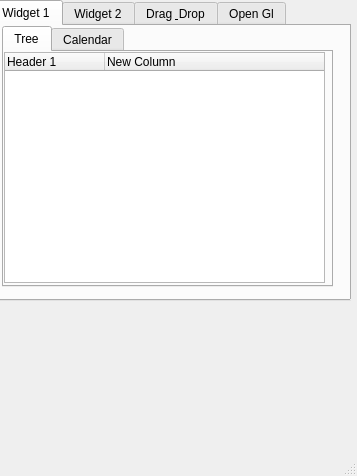
<?xml version="1.0" encoding="UTF-8"?>
<ui version="4.0">
 <class>MainWindow</class>
 <widget class="QMainWindow" name="MainWindow">
  <property name="geometry">
   <rect>
    <x>0</x>
    <y>0</y>
    <width>357</width>
    <height>476</height>
   </rect>
  </property>
  <property name="windowTitle">
   <string>MainWindow</string>
  </property>
  <widget class="QWidget" name="centralwidget">
   <widget class="QTabWidget" name="tabWidget">
    <property name="geometry">
     <rect>
      <x>-10</x>
      <y>0</y>
      <width>361</width>
      <height>301</height>
     </rect>
    </property>
    <property name="currentIndex">
     <number>0</number>
    </property>
    <widget class="QWidget" name="tab">
     <attribute name="title">
      <string>Widget 1</string>
     </attribute>
     <widget class="QWidget" name="verticalLayoutWidget">
      <property name="geometry">
       <rect>
        <x>10</x>
        <y>0</y>
        <width>331</width>
        <height>261</height>
       </rect>
      </property>
      <layout class="QVBoxLayout" name="verticalLayout">
       <item>
        <widget class="QTabWidget" name="tabWidget_2">
         <property name="currentIndex">
          <number>0</number>
         </property>
         <widget class="QWidget" name="tab_3">
          <attribute name="title">
           <string>Tree</string>
          </attribute>
          <widget class="QWidget" name="verticalLayoutWidget_2">
           <property name="geometry">
            <rect>
             <x>0</x>
             <y>0</y>
             <width>321</width>
             <height>231</height>
            </rect>
           </property>
           <layout class="QVBoxLayout" name="verticalLayout_2">
            <item>
             <widget class="QTreeWidget" name="treeWidget">
              <column>
               <property name="text">
                <string>Header 1</string>
               </property>
              </column>
              <column>
               <property name="text">
                <string>New Column</string>
               </property>
              </column>
             </widget>
            </item>
           </layout>
          </widget>
         </widget>
         <widget class="QWidget" name="tab_4">
          <attribute name="title">
           <string>Calendar</string>
          </attribute>
          <widget class="QDateEdit" name="dateEdit">
           <property name="geometry">
            <rect>
             <x>0</x>
             <y>0</y>
             <width>321</width>
             <height>22</height>
            </rect>
           </property>
           <property name="alignment">
            <set>Qt::AlignCenter</set>
           </property>
          </widget>
          <widget class="QCalendarWidget" name="calendarWidget">
           <property name="geometry">
            <rect>
             <x>0</x>
             <y>30</y>
             <width>321</width>
             <height>201</height>
            </rect>
           </property>
          </widget>
         </widget>
        </widget>
       </item>
      </layout>
     </widget>
    </widget>
    <widget class="QWidget" name="tab_2">
     <attribute name="title">
      <string>Widget 2</string>
     </attribute>
     <widget class="QGroupBox" name="groupBox">
      <property name="geometry">
       <rect>
        <x>0</x>
        <y>0</y>
        <width>111</width>
        <height>111</height>
       </rect>
      </property>
      <property name="title">
       <string>GroupBox</string>
      </property>
      <widget class="QWidget" name="layoutWidget">
       <property name="geometry">
        <rect>
         <x>20</x>
         <y>30</y>
         <width>114</width>
         <height>65</height>
        </rect>
       </property>
       <layout class="QVBoxLayout" name="verticalLayout_5">
        <item>
         <widget class="QRadioButton" name="radioButton_2">
          <property name="text">
           <string>Start</string>
          </property>
          <property name="checked">
           <bool>true</bool>
          </property>
         </widget>
        </item>
        <item>
         <widget class="QRadioButton" name="radioButton">
          <property name="text">
           <string>Stop</string>
          </property>
         </widget>
        </item>
        <item>
         <widget class="QRadioButton" name="radioButton_3">
          <property name="statusTip">
           <string>This is option 2</string>
          </property>
          <property name="text">
           <string>Reset</string>
          </property>
         </widget>
        </item>
       </layout>
      </widget>
     </widget>
     <widget class="QGroupBox" name="groupBox_2">
      <property name="geometry">
       <rect>
        <x>130</x>
        <y>20</y>
        <width>151</width>
        <height>81</height>
       </rect>
      </property>
      <property name="title">
       <string>GroupBox</string>
      </property>
      <widget class="QDial" name="dial">
       <property name="geometry">
        <rect>
         <x>0</x>
         <y>10</y>
         <width>50</width>
         <height>64</height>
        </rect>
       </property>
      </widget>
      <widget class="QLCDNumber" name="lcdNumber">
       <property name="geometry">
        <rect>
         <x>70</x>
         <y>10</y>
         <width>71</width>
         <height>71</height>
        </rect>
       </property>
       <property name="digitCount">
        <number>2</number>
       </property>
      </widget>
     </widget>
     <widget class="QProgressBar" name="progressBar">
      <property name="geometry">
       <rect>
        <x>0</x>
        <y>250</y>
        <width>341</width>
        <height>23</height>
       </rect>
      </property>
      <property name="value">
       <number>100</number>
      </property>
     </widget>
     <widget class="QFontComboBox" name="fontComboBox">
      <property name="geometry">
       <rect>
        <x>10</x>
        <y>130</y>
        <width>188</width>
        <height>22</height>
       </rect>
      </property>
     </widget>
     <widget class="QLabel" name="label">
      <property name="geometry">
       <rect>
        <x>20</x>
        <y>160</y>
        <width>161</width>
        <height>71</height>
       </rect>
      </property>
      <property name="text">
       <string/>
      </property>
     </widget>
    </widget>
    <widget class="QWidget" name="tab_5">
     <attribute name="title">
      <string>Drag &amp; Drop</string>
     </attribute>
    </widget>
    <widget class="QWidget" name="tab_6">
     <attribute name="title">
      <string>Open Gl</string>
     </attribute>
     <widget class="QFrame" name="frame">
      <property name="geometry">
       <rect>
        <x>10</x>
        <y>0</y>
        <width>341</width>
        <height>261</height>
       </rect>
      </property>
      <property name="frameShape">
       <enum>QFrame::StyledPanel</enum>
      </property>
      <property name="frameShadow">
       <enum>QFrame::Raised</enum>
      </property>
     </widget>
    </widget>
   </widget>
  </widget>
  <widget class="QMenuBar" name="menubar">
   <property name="geometry">
    <rect>
     <x>0</x>
     <y>0</y>
     <width>357</width>
     <height>21</height>
    </rect>
   </property>
  </widget>
  <widget class="QStatusBar" name="statusbar"/>
 </widget>
 <resources/>
 <connections>
  <connection>
   <sender>dial</sender>
   <signal>valueChanged(int)</signal>
   <receiver>lcdNumber</receiver>
   <slot>display(int)</slot>
   <hints>
    <hint type="sourcelabel">
     <x>180</x>
     <y>104</y>
    </hint>
    <hint type="destinationlabel">
     <x>213</x>
     <y>107</y>
    </hint>
   </hints>
  </connection>
  <connection>
   <sender>radioButton_3</sender>
   <signal>clicked()</signal>
   <receiver>progressBar</receiver>
   <slot>reset()</slot>
   <hints>
    <hint type="sourcelabel">
     <x>78</x>
     <y>138</y>
    </hint>
    <hint type="destinationlabel">
     <x>172</x>
     <y>304</y>
    </hint>
   </hints>
  </connection>
  <connection>
   <sender>fontComboBox</sender>
   <signal>activated(QString)</signal>
   <receiver>label</receiver>
   <slot>setText(QString)</slot>
   <hints>
    <hint type="sourcelabel">
     <x>105</x>
     <y>193</y>
    </hint>
    <hint type="destinationlabel">
     <x>102</x>
     <y>248</y>
    </hint>
   </hints>
  </connection>
 </connections>
</ui>
